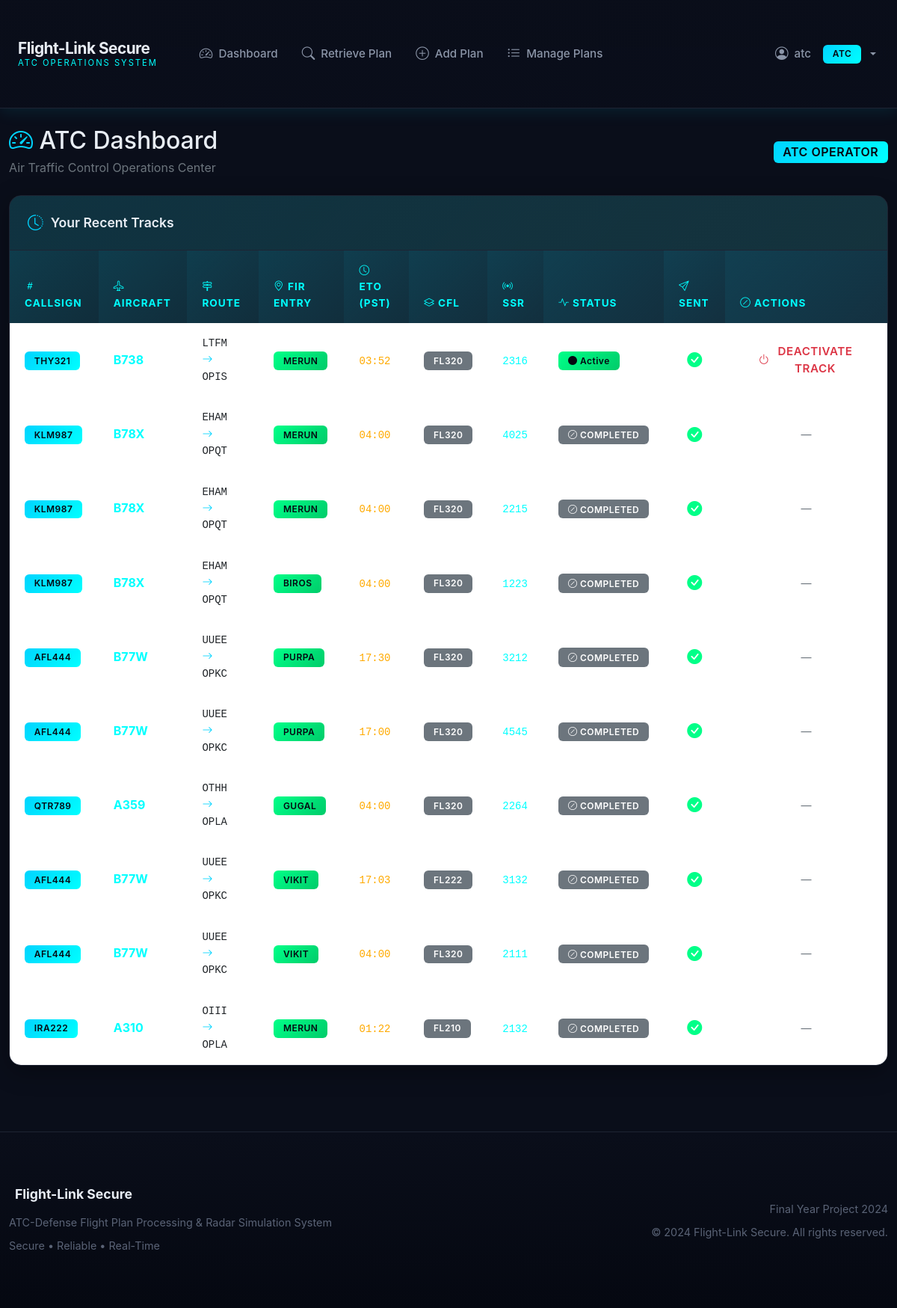
/atc/dashboard (signed in), run on the app's committed database.
### app/models/__init__.py (models this page shows, shortened)
class User(db.Model):
    __tablename__ = 'users'
    id = db.Column(db.Integer, primary_key=True)
    username = db.Column(db.String(80), unique=True, nullable=False)
    password_hash = db.Column(db.String(256), nullable=False)
    role = db.Column(db.String(20), nullable=False)  # admin, atc, defense
    last_login_ip = db.Column(db.String(45), nullable=True)
    last_login_time = db.Column(db.DateTime, nullable=True)
    is_active = db.Column(db.Boolean, default=True)
    created_at = db.Column(db.DateTime, default=datetime.utcnow)
    @property
    def is_authenticated(self):
        return True
    def is_admin(self):
        return self.role == 'admin'
    def is_atc(self):
        return self.role == 'atc'

class TrackData(db.Model):
    __tablename__ = 'track_data'
    id = db.Column(db.Integer, primary_key=True)
    flight_plan_id = db.Column(db.Integer, db.ForeignKey('flight_plans.id'), nullable=False)
    callsign = db.Column(db.String(20), nullable=False, index=True)
    aircraft_type = db.Column(db.String(10), nullable=False)
    departure = db.Column(db.String(4), nullable=False)
    destination = db.Column(db.String(4), nullable=False)
    fir_entry = db.Column(db.String(10), nullable=False)
    speed = db.Column(db.String(10), nullable=False)
    route = db.Column(db.Text, nullable=True)
    eto_utc = db.Column(db.String(4), nullable=False)
    eto_pst = db.Column(db.String(4), nullable=False)
    cfl = db.Column(db.String(3), nullable=False)
    ssr = db.Column(db.String(4), nullable=False)
    status = db.Column(db.String(20), default='active')
    sent_to_defense = db.Column(db.Boolean, default=False)
    sent_at = db.Column(db.DateTime, nullable=True)
    created_by = db.Column(db.Integer, db.ForeignKey('users.id'), nullable=False)
    created_at = db.Column(db.DateTime, default=datetime.utcnow)
    completed_at = db.Column(db.DateTime, nullable=True)
    last_simulated_at = db.Column(db.DateTime, nullable=True)
    current_position = db.Column(db.Text, nullable=True)

### app/routes/atc.py (the view)
@bp.route('/atc/dashboard')
@login_required
@atc_required
def atc_dashboard():
    recent_tracks = TrackData.query.filter_by(created_by=current_user.id).order_by(
        TrackData.created_at.desc()
    ).limit(10).all()
    return render_template('atc/dashboard.html', recent_tracks=recent_tracks)

### templates/atc/dashboard.html (shortened to what this page needs)
{% extends "base.html" %}
{% block content %}
<div class="container-fluid py-4">
    <div class="d-flex justify-content-between align-items-center mb-4">
        <div>
            <h2 class="mb-1"><i class="bi bi-speedometer2 text-radar-blue"></i> ATC Dashboard</h2>
            <p class="text-secondary mb-0">Air Traffic Control Operations Center</p>
        </div>
        <span class="badge badge-role-atc fs-6">ATC OPERATOR</span>
    </div>
    <div class="card">
        <div class="card-header">
            <i class="bi bi-clock-history"></i> Your Recent Tracks
        </div>
        <div class="card-body p-0">
            <div class="table-responsive">
                <table class="table table-hover mb-0">
                    <thead>
                        <tr>
                            <th><i class="bi bi-hash"></i> Callsign</th>
                            <th><i class="bi bi-airplane"></i> Aircraft</th>
                            <th><i class="bi bi-signpost-2"></i> Route</th>
                            <th><i class="bi bi-geo-alt"></i> FIR Entry</th>
                            <th><i class="bi bi-clock"></i> ETO (PST)</th>
                            <th><i class="bi bi-layers"></i> CFL</th>
                            <th><i class="bi bi-broadcast"></i> SSR</th>
                            <th><i class="bi bi-activity"></i> Status</th>
                            <th><i class="bi bi-send"></i> Sent</th>
                            <th><i class="bi bi-slash-circle"></i> Actions</th>
                        </tr>
                    </thead>
                    <tbody>
                        {% for track in recent_tracks %}
                        <tr style="cursor: pointer;" onclick="viewFlightPlan('{{ track.callsign }}')" title="Click to view flight plan for {{ track.callsign }}">
                            <td><span class="badge badge-primary">{{ track.callsign }}</span></td>
                            <td><strong class="text-radar-cyan">{{ track.aircraft_type }}</strong></td>
                            <td class="font-monospace small">{{ track.departure }} <i class="bi bi-arrow-right text-radar-blue"></i> {{ track.destination }}</td>
                            <td><span class="badge badge-success">{{ track.fir_entry }}</span></td>
                            <td><code class="text-radar-amber">{{ track.eto_pst[:2] }}:{{ track.eto_pst[2:] }}</code></td>
                            <td><span class="badge bg-secondary">FL{{ track.cfl }}</span></td>
                            <td><code class="text-radar-cyan">{{ track.ssr }}</code></td>
                            <td>
                                {% if track.status == 'active' %}
                                    <span class="badge badge-success"><i class="bi bi-circle-fill"></i> Active</span>
                                {% else %}
                                    <span class="badge bg-secondary"><i class="bi bi-slash-circle"></i> {{ (track.status or 'inactive')|upper }}</span>
                                {% endif %}
                            </td>
                            <td class="text-center">
                                {% if track.sent_to_defense %}
                                    <i class="bi bi-check-circle-fill text-radar-green fs-5"></i>
                                {% else %}
                                    <i class="bi bi-x-circle-fill text-radar-amber fs-5"></i>
                                {% endif %}
                            </td>
                            <td class="text-center" onclick="event.stopPropagation();">
                                {% if track.status == 'active' %}
                                <button type="button"
                                        class="btn btn-sm btn-outline-danger btn-deactivate-track"
                                        data-track-id="{{ track.id }}"
                                        data-callsign="{{ track.callsign }}">
                                    <i class="bi bi-power"></i> Deactivate Track
                                </button>
                                {% else %}
                                <span class="text-secondary small">—</span>
                                {% endif %}
                            </td>
                        </tr>
                        {% endfor %}
                    </tbody>
                </table>
            </div>
        </div>
    </div>
</div>
{% endblock %}

### templates/base.html (shortened to what this page needs)
<!DOCTYPE html>
<html lang="en">
<head>
    <link href="https://cdn.jsdelivr.net/npm/bootstrap@5.3.0/dist/css/bootstrap.min.css" rel="stylesheet">
    <link rel="stylesheet" href="https://cdn.jsdelivr.net/npm/bootstrap-icons@1.10.0/font/bootstrap-icons.css">
</head>
<body>
    {% if current_user.is_authenticated %}
    <nav class="navbar navbar-expand-lg navbar-dark">
        <div class="container-fluid">
            <a class="navbar-brand" href="{{ url_for('auth.index') }}">
                <div class="brand-text">
                    <span class="main-title">Flight-Link Secure</span>
                    <span class="sub-title">ATC Operations System</span>
                </div>
            </a>
            <div class="collapse navbar-collapse" id="navbarNav">
                <ul class="navbar-nav me-auto ms-4">
                    {% if current_user.is_admin() %}
                    <li class="nav-item">
                        <a class="nav-link" href="{{ url_for('admin.admin_dashboard') }}">
                            <i class="bi bi-speedometer2"></i> Dashboard
                        </a>
                    </li>
                    <li class="nav-item">
                        <a class="nav-link" href="{{ url_for('admin.admin_users') }}">
                            <i class="bi bi-people"></i> Users
                        </a>
                    </li>
                    <li class="nav-item">
                        <a class="nav-link" href="{{ url_for('admin.admin_flight_plans') }}">
                            <i class="bi bi-file-earmark-text"></i> Flight Plans
                        </a>
                    </li>
                    <li class="nav-item">
                        <a class="nav-link" href="{{ url_for('admin.admin_track_data') }}">
                            <i class="bi bi-geo-alt-fill"></i> Track Data
                        </a>
                    </li>
                    <li class="nav-item">
                        <a class="nav-link" href="{{ url_for('admin.admin_logs') }}">
                            <i class="bi bi-journal-text"></i> System Logs
                        </a>
                    </li>
                    {% elif current_user.is_atc() %}
                    <li class="nav-item">
                        <a class="nav-link" href="{{ url_for('atc.atc_dashboard') }}">
                            <i class="bi bi-speedometer2"></i> Dashboard
                        </a>
                    </li>
                    <li class="nav-item">
                        <a class="nav-link" href="{{ url_for('atc.atc_flight_plan') }}">
                            <i class="bi bi-search"></i> Retrieve Plan
                        </a>
                    </li>
                    <li class="nav-item">
                        <a class="nav-link" href="{{ url_for('atc.atc_add_flight_plan') }}">
                            <i class="bi bi-plus-circle"></i> Add Plan
                        </a>
                    </li>
                    <li class="nav-item">
                        <a class="nav-link" href="{{ url_for('atc.atc_manage_flight_plans') }}">
                            <i class="bi bi-list-ul"></i> Manage Plans
                        </a>
                    </li>
                    {% endif %}
                </ul>
                <ul class="navbar-nav">
                    <li class="nav-item dropdown">
                        <a class="nav-link dropdown-toggle" href="#" id="userDropdown" role="button" data-bs-toggle="dropdown">
                            <i class="bi bi-person-circle"></i> {{ current_user.username }}
                            <span class="badge badge-role-{{ current_user.role }} ms-2">{{ current_user.role.upper() }}</span>
                        </a>
                    </li>
                </ul>
            </div>
        </div>
    </nav>
    {% endif %}
    <main>
        {% block content %}{% endblock %}
    </main>
    {% if current_user.is_authenticated %}
    <footer class="footer">
        <div class="container-fluid">
            <div class="row align-items-center">
                <div class="col-md-6">
                    <h5> Flight-Link Secure</h5>
                    <p>ATC-Defense Flight Plan Processing & Radar Simulation System</p>
                    <p class="mb-0">Secure • Reliable • Real-Time</p>
                </div>
                <div class="col-md-6 text-md-end">
                    <p>Final Year Project 2024</p>
                    <p class="mb-0">&copy; 2024 Flight-Link Secure. All rights reserved.</p>
                </div>
            </div>
        </div>
    </footer>
    {% endif %}
</body>
</html>

### data on the page
User: username "atc", role "ATC"
TrackData: callsign "THY321", aircraft_type "B738", departure "LTFM", destination "OPIS", fir_entry "MERUN", eto_pst "03", eto_pst "52", cfl "320", ssr "2316", status "active" (drawn), sent_to_defense True (drawn)
TrackData: callsign "KLM987", aircraft_type "B78X", departure "EHAM", destination "OPQT", fir_entry "MERUN", eto_pst "04", eto_pst "00", cfl "320", ssr "4025", status "COMPLETED", sent_to_defense True (drawn)
TrackData: callsign "KLM987", aircraft_type "B78X", departure "EHAM", destination "OPQT", fir_entry "MERUN", eto_pst "04", eto_pst "00", cfl "320", ssr "2215", status "COMPLETED", sent_to_defense True (drawn)
TrackData: callsign "KLM987", aircraft_type "B78X", departure "EHAM", destination "OPQT", fir_entry "BIROS", eto_pst "04", eto_pst "00", cfl "320", ssr "1223", status "COMPLETED", sent_to_defense True (drawn)
TrackData: callsign "AFL444", aircraft_type "B77W", departure "UUEE", destination "OPKC", fir_entry "PURPA", eto_pst "17", eto_pst "30", cfl "320", ssr "3212", status "COMPLETED", sent_to_defense True (drawn)
TrackData: callsign "AFL444", aircraft_type "B77W", departure "UUEE", destination "OPKC", fir_entry "PURPA", eto_pst "17", eto_pst "00", cfl "320", ssr "4545", status "COMPLETED", sent_to_defense True (drawn)
TrackData: callsign "QTR789", aircraft_type "A359", departure "OTHH", destination "OPLA", fir_entry "GUGAL", eto_pst "04", eto_pst "00", cfl "320", ssr "2264", status "COMPLETED", sent_to_defense True (drawn)
TrackData: callsign "AFL444", aircraft_type "B77W", departure "UUEE", destination "OPKC", fir_entry "VIKIT", eto_pst "17", eto_pst "03", cfl "222", ssr "3132", status "COMPLETED", sent_to_defense True (drawn)
TrackData: callsign "AFL444", aircraft_type "B77W", departure "UUEE", destination "OPKC", fir_entry "VIKIT", eto_pst "04", eto_pst "00", cfl "320", ssr "2111", status "COMPLETED", sent_to_defense True (drawn)
TrackData: callsign "IRA222", aircraft_type "A310", departure "OIII", destination "OPLA", fir_entry "MERUN", eto_pst "01", eto_pst "22", cfl "210", ssr "2132", status "COMPLETED", sent_to_defense True (drawn)
